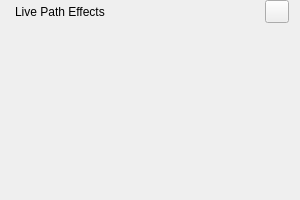
<?xml version="1.0" encoding="UTF-8"?>
<ui version="4.0">
  <class>LpeWidget</class>
  <widget class="QWidget" name="LpeWidget">
    <property name="geometry">
      <rect>
        <x>0</x>
        <y>0</y>
        <width>300</width>
        <height>200</height>
      </rect>
    </property>
    <layout class="QGridLayout" name="mainGrid" columnstretch="0,1,0,1,0,0,0" columnminimumwidth="15,0,4,0,4,25,10">
      <property name="leftMargin">
        <number>0</number>
      </property>
      <property name="topMargin">
        <number>0</number>
      </property>
      <property name="rightMargin">
        <number>0</number>
      </property>
      <property name="bottomMargin">
        <number>0</number>
      </property>
      <property name="horizontalSpacing">
        <number>0</number>
      </property>
      <property name="verticalSpacing">
        <number>4</number>
      </property>

      <item row="0" column="1" colspan="3">
        <widget class="QLabel" name="headerLabel">
          <property name="text">
            <string>Live Path Effects</string>
          </property>
          <!-- <property name="buddy">
      <cstring>addButton</cstring>
     </property> -->
          <property name="class" stdset="0">
            <string>panel-heading</string>
          </property>
        </widget>
      </item>
      <item row="0" column="5">
        <widget class="QToolButton" name="addButton">
          <property name="text">
            <string></string>
          </property>
          <property name="icon">
            <iconset>
              <normaloff>:/icons/plus</normaloff>
            </iconset>
          </property>
          <property name="toolTip">
            <string>Add a new live path effect</string>
          </property>
        </widget>
      </item>
      <item row="1" column="1" colspan="5">
        <!-- <widget class="QScrollArea" name="scrollArea">
     <property name="widgetResizable">
      <bool>true</bool>
     </property>
     <property name="frameShape">
      <enum>QFrame::NoFrame</enum>
     </property> -->
        <widget class="QWidget" name="listContainer">
          <layout class="QVBoxLayout" name="listLayout">
            <property name="leftMargin">
              <number>0</number>
            </property>
            <property name="topMargin">
              <number>0</number>
            </property>
            <property name="rightMargin">
              <number>0</number>
            </property>
            <property name="bottomMargin">
              <number>0</number>
            </property>
            <property name="spacing">
              <number>2</number>
            </property>
          </layout>
        </widget>
        <!-- </widget> -->
      </item>
    </layout>
  </widget>
  <resources/>
  <connections/>
</ui>
